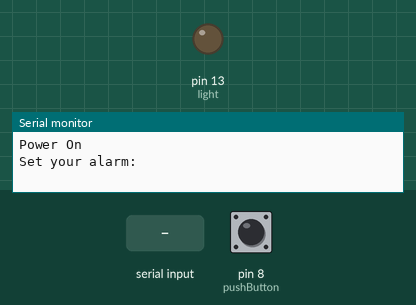
Recording of a sketch running on a simulated Arduino Uno, built with avr-gcc and run on an emulated ATmega328P. On the bench: output pins drawn as LEDs (lit = HIGH), the last lines printed to the serial monitor. Inputs (shaded band) come from the test bench; at power-on: pin 8 (pushButton) LOW.

Above: at 3.2 s.
3.3 s: "1\n" received over Serial
At 4.2 s:
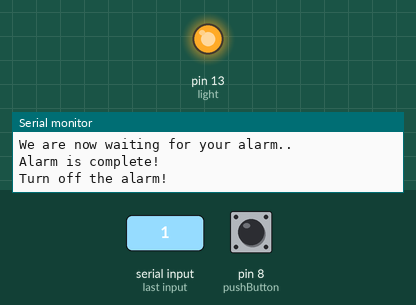
4.8 s: pin 8 (pushButton) pulled HIGH for 0.15 s
At 5.8 s:
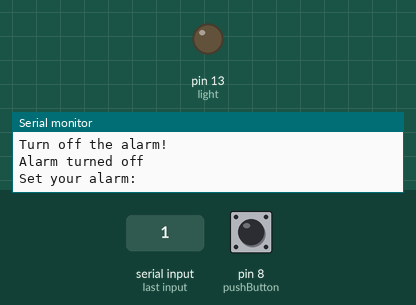
7.9 s: "0\n" received over Serial
At 8.9 s:
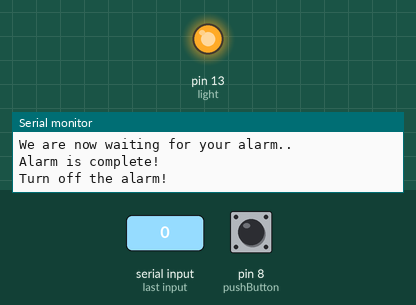
9.4 s: pin 8 (pushButton) pulled HIGH for 1 s
At 10.5 s:
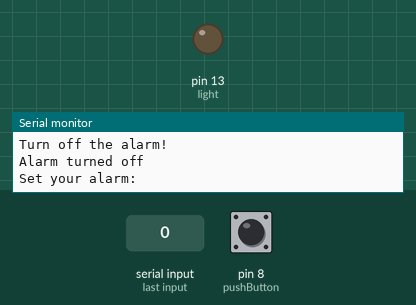
Timing chart, 0 to 12.4 s (numbered marks = the images above; inputs shaded):
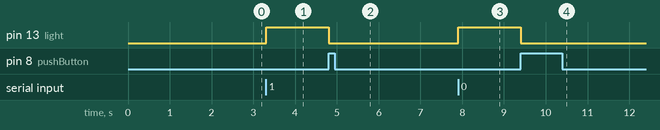

Measured:
- after the input at 3.3 s, pin 13 (light): LOW → HIGH at once
- after the input at 4.8 s, pin 13 (light): HIGH → LOW at once
- after the input at 7.9 s, pin 13 (light): LOW → HIGH at once
- after the input at 9.4 s, pin 13 (light): HIGH → LOW at once

The sketch:

Project_Lights.ino
```cpp
/*
   NEED:
   LIGHTS MUST TURN ON AND OFF ACCORDING TO ALARM DELAY AND BUTTON PRESS

*/


int pushButton = 8; //switch digital input pin
int ButtonState = 0; //will start 0 when not pressed
int LightState = 0; // initialize light detection

String alarm = ""; //will hold alarm value
int alarmDelay = 5000; //user alarm time as an int, used for delay. will be 5 seconds as default
bool alarmSet = false; // FLAG hold if alarm is set, asume false for now


void setup() {
  pinMode(13, OUTPUT);//light

  pinMode(pushButton, INPUT); //switch

  Serial.begin(9600);// for input delay time and test light state
  Serial.write("Power On\n");
  delay(2000);
  //Serial.println("Set your alarm: ");

  //setAlarm();
}


void loop() {
  int ButtonState = digitalRead(pushButton);


  /* USE THIS BLOCK FOR TESTING THE BUTTON*/
//    if (ButtonState == HIGH) {
//      // the button is pressed
//      LightState = digitalRead(13);
//      //Serial.println(LightState);
//      if (LightState == 0) { // the light is off
//
//        digitalWrite(13, HIGH); //when light is off, turn it on
//        Serial.println("I'll turn on!");
//
//      }
//      else { // the light is on
//
//        // when light is on, turn it off
//        digitalWrite(13, LOW);
//        Serial.println("I'll turn off!");
//
//
//      }
//      delay(500);// wait half a second to keep from constant reading... if you hold the button for over half a second it will read the input again!
//
//    }


  //Check alarmSet settings; comment this out when testing button
  //  Flag for setting alarm if improper input
  if (alarmSet == false) {
    Serial.println("Set your alarm: ");
    //alarmSet = true; //reset flag
    while (!Serial.available() ) {
      //do nothing and wait until user input

    }
  }


  if (LightState == 1) { // the light is on(alarm is on)
    Serial.println("Turn off the alarm!");
    while (digitalRead(pushButton) == LOW) {//button not pressed
      //wait until high
//      if (ButtonState == HIGH) {
//        Serial.println("Alarm turned off");
//        digitalWrite(13, LOW);
//        LightState = digitalRead(13);
//        alarmSet = false;
//        return;
//      }
    }
        if ((digitalRead(pushButton) == HIGH)) {
          Serial.println("Alarm turned off");
          digitalWrite(13, LOW);
          LightState = digitalRead(13);
          alarmSet = false;

        }
  }
  //Serial.println("Alarm turned off");
  //alarmSet=false;

  if (alarmSet == true) {
    Serial.println("We are now waiting for your alarm..");
    delay(alarmDelay);
    if (LightState == 0) { // the light is off

      digitalWrite(13, HIGH); //turn on
      LightState = digitalRead(13);
      Serial.println("Alarm is complete!");
    }
  }


  //get user input
  if (Serial.available() > 0) {
    alarm = Serial.readStringUntil('\n');

    Serial.print("Your alarm: ");
    Serial.println(alarm);

    if (isNumber(alarm)) {
      setAlarm(alarm);
      alarmSet = true;
    }
    else {
      Serial.println("alarm is unset");
      alarmSet = false;
    }


  }


}


// the following will be used with serial communicate to set the alarm
bool setAlarm(String str) {

  if (isNumber(str)) {

    //convert alarm string to int here

    alarmDelay = alarm.toInt();

    Serial.println("All set!");
    alarmSet = true;
    return true;
  }
  else {
    Serial.println("Not a number!");
    return false;
  }

}

boolean isNumber(String str) {
  for (byte i = 0; i < str.length(); i++)
  {
    //Serial.println(str.charAt(i));
    if (isDigit(str.charAt(i)) == false) {
      Serial.println("Not a number!");
      return false;
    }
  }
  return true;

}
```
